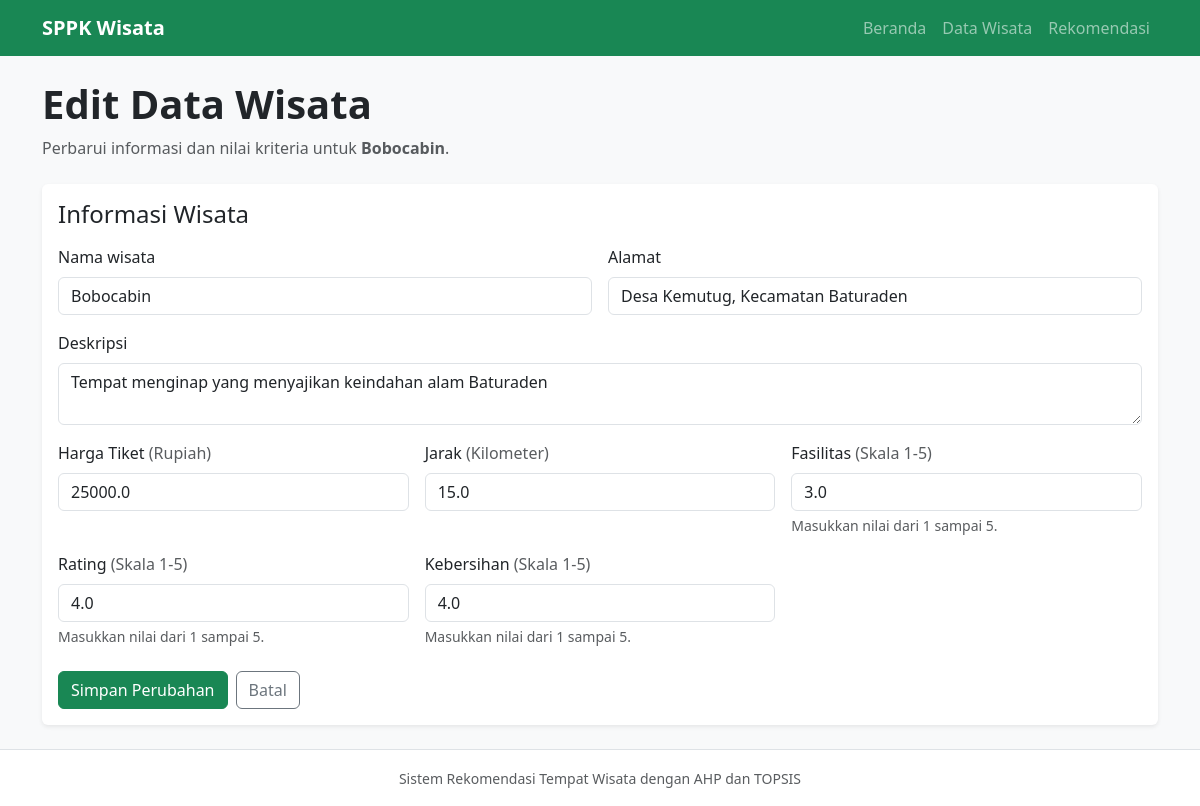
The app's page /wisata/18/edit with its own data.
### tables this page shows
CREATE TABLE wisata (
    id INTEGER PRIMARY KEY AUTOINCREMENT,
    nama TEXT NOT NULL,
    alamat TEXT,
    deskripsi TEXT
);

CREATE TABLE kriteria (
    id INTEGER PRIMARY KEY AUTOINCREMENT,
    kode TEXT NOT NULL UNIQUE,
    nama TEXT NOT NULL,
    atribut TEXT NOT NULL CHECK (
        atribut IN ('benefit', 'cost')
    ),
    satuan TEXT
);

### app.py (the view)
@app.route("/wisata/<int:wisata_id>/edit", methods=["GET", "POST"])
def edit_wisata(wisata_id):
    db = get_db()
    item_wisata = db.execute(
        """
        SELECT id, nama, alamat, deskripsi
        FROM wisata
        WHERE id = ?
        """,
        (wisata_id,),
    ).fetchone()
    if item_wisata is None:
        abort(404)
    daftar_kriteria = db.execute(
        """
        SELECT id, kode, nama, atribut, satuan
        FROM kriteria
        ORDER BY id
        """
    ).fetchall()
    nilai_per_kriteria = {
        row["kriteria_id"]: row["nilai"]
        for row in db.execute(
            """
            SELECT kriteria_id, nilai
            FROM penilaian
            WHERE wisata_id = ?
            """,
            (wisata_id,),
        ).fetchall()
    }
    if request.method == "POST":
        (
            nama,
            alamat,
            deskripsi,
            nilai_kriteria,
            kesalahan,
        ) = validasi_form_wisata(request.form, daftar_kriteria)
        if kesalahan:
            for pesan in kesalahan:
                flash(pesan, "danger")
            nilai_terpilih = request.form
        else:
            with db:
                db.execute(
                    """
                    UPDATE wisata
                    SET nama = ?, alamat = ?, deskripsi = ?
                    WHERE id = ?
                    """,
                    (nama, alamat, deskripsi, wisata_id),
                )
                db.execute(
                    "DELETE FROM penilaian WHERE wisata_id = ?",
                    (wisata_id,),
                )
                db.executemany(
                    """
                    INSERT INTO penilaian (wisata_id, kriteria_id, nilai)
                    VALUES (?, ?, ?)
                    """,
                    [
                        (wisata_id, kriteria_id, nilai)
                        for kriteria_id, nilai in nilai_kriteria
                    ],
                )
            flash("Data tempat wisata berhasil diperbarui.", "success")
            return redirect(url_for("wisata"))
    else:
        nilai_terpilih = {
            "nama": item_wisata["nama"],
            "alamat": item_wisata["alamat"] or "",
            "deskripsi": item_wisata["deskripsi"] or "",
            **{
                f"nilai_{kriteria_id}": str(nilai)
                for kriteria_id, nilai in nilai_per_kriteria.items()
            },
        }
    return render_template(
        "edit_wisata.html",
        item_wisata=item_wisata,
        daftar_kriteria=daftar_kriteria,
        nilai_terpilih=nilai_terpilih,
    )

### database.py (called while the page is built)
def get_db():
    if "db" not in g:
        g.db = sqlite3.connect(DATABASE)
        g.db.row_factory = sqlite3.Row
        g.db.execute("PRAGMA foreign_keys = ON")
    return g.db

### templates/edit_wisata.html (shortened to what this page needs)
{% extends "base.html" %}
{% block content %}
<div class="mb-4">
    <h1 class="fw-bold">Edit Data Wisata</h1>
    <p class="text-muted">
        Perbarui informasi dan nilai kriteria untuk
        <strong>{{ item_wisata["nama"] }}</strong>.
    </p>
</div>
<section class="card shadow-sm" aria-labelledby="judul-form-edit">
    <div class="card-body">
        <h2 class="h4 mb-3" id="judul-form-edit">Informasi Wisata</h2>
        {% if daftar_kriteria %}
            <form
                method="post"
                action="{{ url_for('edit_wisata', wisata_id=item_wisata['id']) }}"
            >
                <div class="row g-3">
                    <div class="col-12 col-md-6">
                        <label for="nama" class="form-label">Nama wisata</label>
                        <input
                            id="nama"
                            name="nama"
                            class="form-control"
                            type="text"
                            maxlength="200"
                            value="{{ nilai_terpilih.get('nama', '') }}"
                            required
                        >
                    </div>
                    <div class="col-12 col-md-6">
                        <label for="alamat" class="form-label">Alamat</label>
                        <input
                            id="alamat"
                            name="alamat"
                            class="form-control"
                            type="text"
                            maxlength="300"
                            value="{{ nilai_terpilih.get('alamat', '') }}"
                        >
                    </div>
                    <div class="col-12">
                        <label for="deskripsi" class="form-label">
                            Deskripsi
                        </label>
                        <textarea
                            id="deskripsi"
                            name="deskripsi"
                            class="form-control"
                            rows="2"
                            maxlength="1000"
                        >{{ nilai_terpilih.get('deskripsi', '') }}</textarea>
                    </div>
                    {% for kriteria in daftar_kriteria %}
                        <div class="col-12 col-sm-6 col-lg-4">
                            <label
                                for="nilai_{{ kriteria['id'] }}"
                                class="form-label"
                            >
                                {{ kriteria["nama"] }}
                                {% if kriteria["satuan"] %}
                                    <span class="text-muted">
                                        ({{ kriteria["satuan"] }})
                                    </span>
                                {% endif %}
                            </label>
                            <input
                                id="nilai_{{ kriteria['id'] }}"
                                name="nilai_{{ kriteria['id'] }}"
                                class="form-control"
                                type="number"
                                min="{% if kriteria['satuan'] == 'Skala 1-5' %}1{% else %}0{% endif %}"
                                {% if kriteria["satuan"] == "Skala 1-5" %}
                                    max="5"
                                {% endif %}
                                step="any"
                                value="{{ nilai_terpilih.get('nilai_' ~ kriteria['id'], '') }}"
                                required
                            >
                            {% if kriteria["satuan"] == "Skala 1-5" %}
                                <div class="form-text">
                                    Masukkan nilai dari 1 sampai 5.
                                </div>
                            {% endif %}
                        </div>
                    {% endfor %}
                </div>
                <div class="d-flex flex-wrap gap-2 mt-4">
                    <button type="submit" class="btn btn-success">
                        Simpan Perubahan
                    </button>
                    <a class="btn btn-outline-secondary" href="{{ url_for('wisata') }}">
                        Batal
                    </a>
                </div>
            </form>
        {% else %}
            <div class="alert alert-warning mb-0" role="alert">
                Data kriteria belum tersedia sehingga data wisata tidak dapat
                diperbarui.
            </div>
        {% endif %}
    </div>
</section>
{% endblock %}

### static/css/style.css (style rules this page uses)
body { min-height: 100vh; }
.card { border: none; transition: transform 0.2s ease; }

### records on screen
wisata: nama "Bobocabin", alamat "Desa Kemutug, Kecamatan Baturaden", deskripsi "Tempat menginap yang menyajikan keindahan alam Baturaden"
kriteria: nama "Harga Tiket", satuan "Rupiah", id "25000.0"
kriteria: nama "Jarak", satuan "Kilometer", id "15.0"
kriteria: nama "Fasilitas", satuan "Skala 1-5", id "3.0", shows "Masukkan nilai dari 1 sampai 5."
kriteria: nama "Rating", satuan "Skala 1-5", id "4.0", shows "Masukkan nilai dari 1 sampai 5."
kriteria: nama "Kebersihan", satuan "Skala 1-5", id "4.0", shows "Masukkan nilai dari 1 sampai 5."
